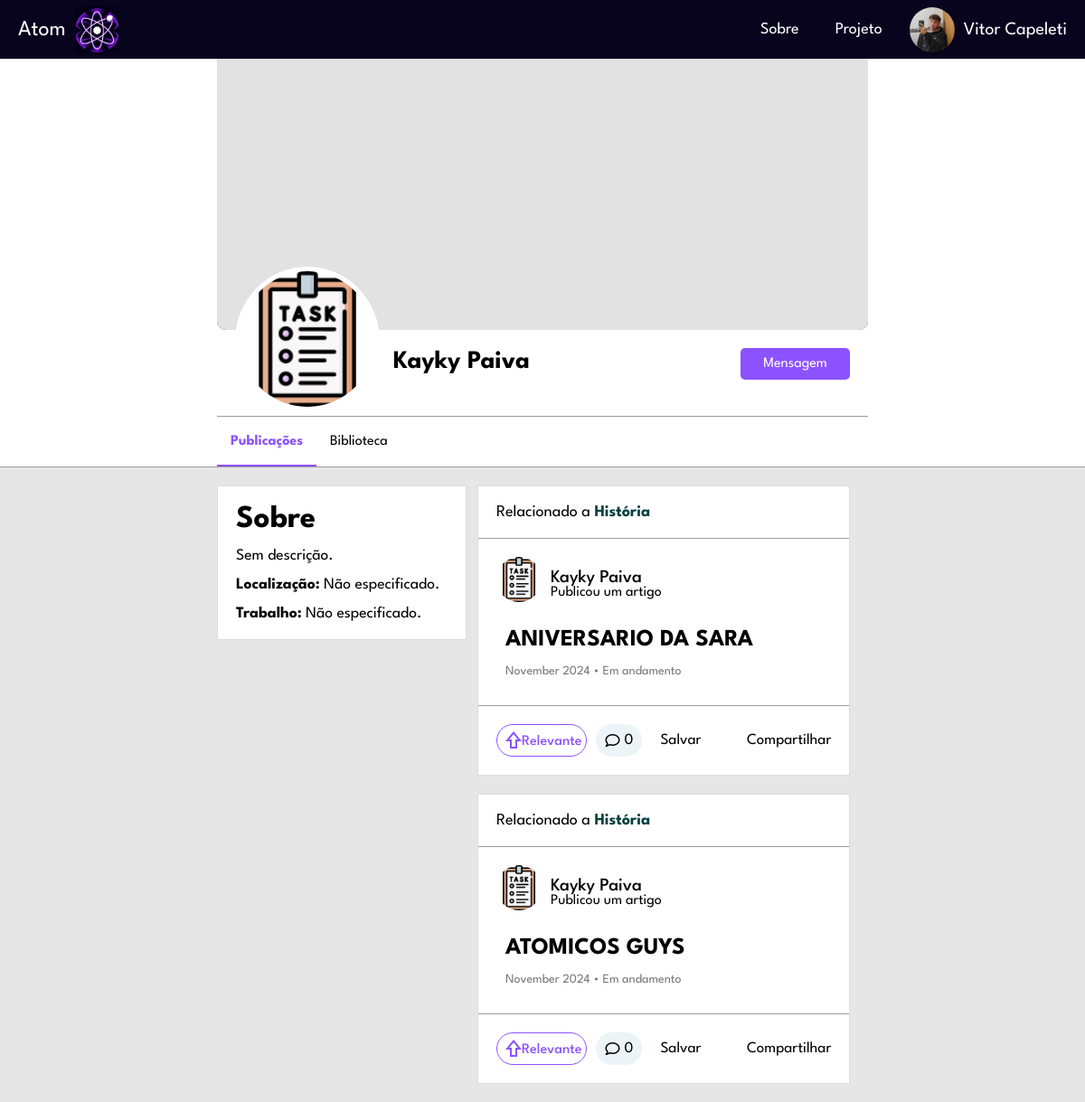
Screenshot of /view/perfil.php?token=10f30d689b97cbe5f0a5b40fdebee2bd (signed in) with the database file from the repository.
### tables this page shows
CREATE TABLE `usuario` (
  `USU_INT_ID` int(11) NOT NULL,
  `USU_VAR_NAME` varchar(50) NOT NULL,
  `USU_VAR_EMAIL` varchar(100) NOT NULL,
  `USU_VAR_PASSWORD` varchar(255) NOT NULL,
  `USU_VAR_IMGPERFIL` varchar(255) DEFAULT NULL,
  `USU_VAR_IMGBACK` varchar(255) DEFAULT NULL,
  `USU_VAR_DESC` varchar(255) DEFAULT NULL,
  `USU_VAR_CIDADE` varchar(50) DEFAULT NULL,
  `USU_VAR_OCUPACAO` varchar(50) DEFAULT NULL
);

CREATE TABLE `artigo` (
  `ART_INT_ID` int(11) NOT NULL,
  `ART_VAR_TITULO` varchar(250) NOT NULL,
  `ART_VAR_DESCRICAO` varchar(2000) NOT NULL,
  `ART_VAR_CATEGORIA` varchar(50) NOT NULL,
  `ART_VAR_STATUS` varchar(12) NOT NULL,
  `ART_VAR_ARQUIVO` varchar(500) NOT NULL,
  `USU_INT_ID` int(11) NOT NULL,
  `ART_DAT_POSTAGEM` datetime DEFAULT current_timestamp()
);

### view/php/ObterOuCriarToken.php (called while the page is built)
<?php
function obterOuCriarToken($conection, $tipo, $id) {
    if ($tipo === 'usuario') {
        $tabela = 'tokens_usuario';
        $colunaId = 'USU_INT_ID';
        $colunaToken = 'TOK_USU_VAR_TOK';
    } elseif ($tipo === 'artigo') {
        $tabela = 'tokens_artigo';
        $colunaId = 'ART_INT_ID';
        $colunaToken = 'TOK_ART_VAR_TOK';
    } else {
        throw new Exception("Tipo de token inválido.");
    }
    $queryToken = "SELECT $colunaToken FROM $tabela WHERE $colunaId = $id";
    $resultToken = mysqli_query($conection, $queryToken);
    if ($resultToken && mysqli_num_rows($resultToken) > 0) {
        $tokenData = mysqli_fetch_assoc($resultToken);
        return $tokenData[$colunaToken];
    } else {
        $token = bin2hex(random_bytes(16));
        $queryInsertToken = "INSERT INTO $tabela ($colunaToken, $colunaId) VALUES ('$token', $id)";
        mysqli_query($conection, $queryInsertToken);
        return $token;
    }
}
?>

### view/php/carregar_artigos_perfil.php (the view, shortened to what this page needs)
<?php
require_once('conection.php');
$userId = $_SESSION['id'];
function carregarArtigos($conection, $userId, $PerfilId) {
    $query = "SELECT a.ART_VAR_TITULO, a.ART_VAR_DESCRICAO, a.ART_VAR_CATEGORIA, a.ART_VAR_STATUS, a.ART_DAT_POSTAGEM,
                     u.USU_VAR_NAME, u.USU_VAR_IMGPERFIL, a.USU_INT_ID, a.ART_INT_ID,
                     (SELECT COUNT(*) FROM comentario WHERE ART_INT_ID = a.ART_INT_ID) AS num_comentarios,
                     (SELECT COUNT(*) FROM upvote WHERE UP_ART_INT_ID = a.ART_INT_ID) AS num_likes,
                     (SELECT COUNT(*) FROM upvote WHERE UP_USU_INT_ID = $userId AND UP_ART_INT_ID = a.ART_INT_ID) AS user_liked,
                     (SELECT COUNT(*) FROM salvar WHERE USU_INT_ID = $userId AND ART_INT_ID = a.ART_INT_ID) AS user_saved
              FROM artigo a
              JOIN usuario u ON a.USU_INT_ID = u.USU_INT_ID
          WHERE a.USU_INT_ID = $PerfilId
          ORDER BY a.ART_DAT_POSTAGEM DESC";
    $resultado = mysqli_query($conection, $query);
    if ($resultado && mysqli_num_rows($resultado) > 0) {
        while ($artigo = mysqli_fetch_assoc($resultado)) {
            $titulo = $artigo['ART_VAR_TITULO'];
            $categoria = $artigo['ART_VAR_CATEGORIA'];
            $status = $artigo['ART_VAR_STATUS'];
            $dataPostagem = $artigo['ART_DAT_POSTAGEM'];
            $nomeUsuario = $artigo['USU_VAR_NAME'];
            $idUsuario = $artigo['USU_INT_ID'];
            $idArtigo = $artigo['ART_INT_ID'];
            $numComentarios = $artigo['num_comentarios'];
            $numLikes = $artigo['num_likes'];
            $userLiked = $artigo['user_liked'];
            $userSaved = $artigo['user_saved'];
            require_once('ObterOuCriarToken.php');
            $tokenUser = obterOuCriarToken($conection, 'usuario', $idUsuario);
            $tokenArtigo = obterOuCriarToken($conection, 'artigo', $idArtigo);
            $fotoPerfil = $artigo['USU_VAR_IMGPERFIL'];
            $dataFormatada = strftime('%B %Y', strtotime($dataPostagem));
            $dataFormatada = ucfirst($dataFormatada);
            $likeButtonClass = $userLiked > 0 ? 'liked' : '';
            $likeButtonText = $userLiked > 0 ? "$numLikes" : "Relevante";
            $saveButtonText = $userSaved > 0 ? 'Em biblioteca' : 'Salvar';
            $saveButtonClass = $userSaved > 0 ? 'saved' : '';
            echo "
    <div class='bloco'>
        <div class='bloco-top'>
            <p>Relacionado a <strong>$categoria</strong></p>
        </div>
        <div class='bloco-mid'>
            <div class='cabecalho'>
                <a href='perfil.php?token=$tokenUser'>
                    <div class='foto1 user'>
                        <img src='$fotoPerfil' alt='Foto de perfil' class='user-photo'>
                    </div>
                </a>
                <div class='profile-artigo'>
                    <a href='perfil.php?token=$tokenUser'>
                        <div class='nome'>$nomeUsuario</div>
                    </a>
                    <p>Publicou um artigo</p>
                </div>
            </div>
            <div class='conteudo'>
                 <a href='artigo.php?token=$tokenArtigo'>$titulo</a>
                <br><br>
                <span>$dataFormatada &#8226; $status</span>
            </div>
        </div>
        <div class='bloco-bot'>
            <div class='rodape'>
                <div class='rod'>
                    <button class='relevante $likeButtonClass' onclick='toggleLike(this, $idArtigo)' data-article-id='$idArtigo'>
                        <span class='material-symbols-outlined like-icon'>shift</span>
                        <span class='like-count'>$likeButtonText</span>
                    </button>
                    <button id='goToComments' class='comentarios' onclick=\"window.location.href='artigo.php?token=$tokenArtigo#comments';\">
                        <i class='fa-regular fa-comment'></i>$numComentarios
                    </button>
                    <button class='botoes Salvar $saveButtonClass' data-artigo-id='$idArtigo'>$saveButtonText</button>
                </div>
                <div class='ape'>
                    <button class='openCompartilhar botoes' data-token-artigo='$tokenArtigo'>Compartilhar</button>
                </div>
            </div>
        </div>
    </div>";
        }
    } else {
        echo "<div class='bloco'><h1 style=' padding: 20px;'>Este usuário não possui artigos publicados.</h1></div>";
    }
}
carregarArtigos($conection, $userId, $PerfilId);
?>

### view/perfil.php (shortened to what this page needs)
<?php
include('../view/php/listar_compartilhar.php');
?>
<!DOCTYPE html>
<html lang="pt-BR">
<head>
    <link rel="stylesheet" href="css/perfil.css">
    <link rel="stylesheet" href="css/home.css">
    <link rel="stylesheet" href="css/artigo.css">
    <link rel="stylesheet" href="https://cdnjs.cloudflare.com/ajax/libs/font-awesome/6.6.0/css/all.min.css" />
</head>
<body>
    <nav>
        <ul>
            <li><a class="atom" href="home.php">Atom<img src="../view/img/logo3.png" alt=""></a></li>
            <li class="hideOnMobile"><a class="topic" href="../view/about.html">Sobre</a></li>
            <li class="hideOnMobile"><a class="topic" href="../view/project.html">Projeto</a></li>
            <li class="profile">
                <div id="profileDropdown" class="topic usuario">
                <div  id="profileDropdown" class="foto user-space">
                <?php   if (empty($_SESSION['ftperfil'])) {
                    $_SESSION['ftperfil'] = '../view/img/user.jpg';
                } echo '<img id="profileDropdown" src="' . $_SESSION['ftperfil'] . '" alt="">'; ?>
                </div>
               <?php echo $_SESSION['name'] ?>
            </div>
            </li>
        </ul>
    </nav>
         <div class="topo1">
            <div class="topo1-bloco">
               <?php require_once('../view/php/carregar_perfil_usuario.php') ?>
            </div>
        </div>
        <div class="tela espaco" id="publicacoes" style="display: flex;">
    <div class="tela-coluna">
        <div class="lado-esquerdo1">
            <div class="bloco">
                <div class="sobre">
                    <h1>Sobre</h1>
                    <div class="biografia"><br>
                    <p><?php echo $desc; ?></p></div>
                    <br><div class="localizacao">
                    <p><strong>Localização:</strong> <?php echo $cidade; ?></p>
                    </div>
                    <br><div class="trabalho">
                    <p><strong>Trabalho:</strong> <?php echo $ocupacao; ?></p>
                    </div>
                </div>
            </div>
        </div>
        <div class="lado-direito1">
            <div class="lista1">
                <?php include ('php/carregar_artigos_perfil.php') ?>
            </div>
        </div>
    </div>
</div>
</body>
</html>

### view/php/carregar_perfil_usuario.php (shortened to what this page needs)
<?php
require_once('conection.php');
if (isset($_GET['token'])) {
    $token = $_GET['token'];
    $sqlToken = "SELECT USU_INT_ID FROM tokens_usuario WHERE TOK_USU_VAR_TOK = ?";
    $stmtToken = $conection->prepare($sqlToken);
    $stmtToken->bind_param('s', $token);
    $stmtToken->execute();
    $resultToken = $stmtToken->get_result();
    if ($resultToken->num_rows > 0) {
        $usuario = $resultToken->fetch_assoc();
        $PerfilId = $usuario['USU_INT_ID'];
       $sqlUsuario = "SELECT USU_INT_ID, USU_VAR_NAME, USU_VAR_IMGPERFIL, USU_VAR_IMGBACK, USU_VAR_DESC, USU_VAR_CIDADE, USU_VAR_OCUPACAO
        FROM usuario
        WHERE USU_INT_ID = ?";
        $stsmtUsuario = $conection->prepare($sqlUsuario);
        $stsmtUsuario->bind_param('i', $PerfilId);
        $stsmtUsuario->execute();
        $resultUsuario = $stsmtUsuario->get_result();
        if ($resultUsuario->num_rows > 0) {
            $usuario = $resultUsuario->fetch_assoc();
            $idUsuario = $usuario['USU_INT_ID'];
            $nome = $usuario['USU_VAR_NAME'];
            $FotoPerfil = !empty($usuario['USU_VAR_IMGPERFIL']) ? $usuario['USU_VAR_IMGPERFIL'] : '../view/img/user.jpg';
            $FotoBanner = !empty($usuario['USU_VAR_IMGBACK']) ? $usuario['USU_VAR_IMGBACK'] : '../view/img/background-default.png';
            $desc = !empty($usuario['USU_VAR_DESC']) ? $usuario['USU_VAR_DESC'] : 'Sem descrição.';
            $cidade = !empty($usuario['USU_VAR_CIDADE']) ? $usuario['USU_VAR_CIDADE'] : 'Não especificado.';
            $ocupacao = !empty($usuario['USU_VAR_OCUPACAO']) ? $usuario['USU_VAR_OCUPACAO'] : 'Não especificado.';
            require_once('ObterOuCriarToken.php');
            $tokenUser = obterOuCriarToken($conection, 'usuario', $idUsuario);
                    echo '<div class="cover-photo">
                <img src="' . $FotoBanner . '">
            </div>
            <div class="profile-info">
                <div class="profile-picture">
                    <img src="' . $FotoPerfil . '" alt="Foto de Perfil">
                </div>
                <div class="profile-name">
                    <h1>' . $nome . '</h1>
                   <div class="seguintes">';
                 echo '   </div>
               </div>
                <div class="profile-actions">';
                 echo   '<a href="chat.php?token='. $tokenUser .'"><button class="btn msg">Mensagem</button></a>
                </div>
            </div>
             <div class="profile-navigation">
                <div class="opcao marcada" id="publicacoesBtn">Publicações</div>
                <div class="opcao selecionar" id="bibliotecaBtn">Biblioteca</div>
            </div>';
        } else {
            echo "Usuário não encontrado.";
        }
    } else {
        echo "Token inválido.";
    }
} else {
    echo "Parâmetros inválidos.";
    exit();
}
?>

### view/css/perfil.css (style rules this page uses)
.topo1 { width: 100%; background-color: #fff; justify-content: center; display: flex; border-bottom: 1px solid rgb(156, 156, 156); }
.topo1-bloco { width: 60%; }
.cover-photo { width: 100%; height: 300px; background-color: #a11c1c; border-bottom-left-radius: 10px; border-bottom-right-radius: 10px; }
.cover-photo img { width: 100%; height: 300px; background-color: #e2e2e2; border-bottom-left-radius: 10px; border-bottom-right-radius: 10px; object-fit: cover; display: none; }
.cover-photo img[src] { display: block; }
.profile-info { display: flex; align-items: center; padding: 15px; background-color: white; position: relative; margin-bottom: 20px; }
.profile-picture { position: absolute; top: -70px; left: 20px; border-radius: 50%; overflow: hidden; border: 5px solid white; background-color: #fff; }
.profile-picture img { width: 150px; height: 150px; object-fit: cover; border-radius: 50%; }
.profile-name { margin-left: 180px; }
.profile-name h1 { font-size: 28px; margin-bottom: 5px; }
.profile-actions { margin-left: auto; }
.profile-actions .btn { background-color: #8c52ff; color: white; border: none; margin: 5px; border-radius: 5px; cursor: pointer; padding: 10px 25px; font-size: 16px; }
.profile-navigation { background-color: white; border-top: 1px solid rgb(156, 156, 156); display: flex; padding: 5px 0 5px 0; }
.opcao { padding: 15px; font-size: 16px; }
.marcada { padding: 15px; font-size: 16px; color: #8c52ff; font-weight: bold; border-bottom: 2px solid #8c52ff; margin-bottom: -5px; }
.sobre { padding: 20px; font-size: 17.5px; box-sizing: border-box; }
.biografia { text-align: justify; box-sizing: border-box; word-wrap: break-word; overflow-wrap: break-word; }
.tela-coluna { width: 60%; display: flex; }
.lado-esquerdo1 { width: 40%; }
.lado-direito1 { width: 60%; }
.lista1 { display: flex; flex-direction: column; }
.espaco { margin-top: 20px; display: flex; justify-content: center; }

### view/css/artigo.css (style rules this page uses)
html { scroll-behavior: smooth; }

### rows the page displays
usuario: USU_VAR_IMGPERFIL (picture), USU_VAR_NAME "Kayky Paiva", USU_VAR_DESC "Sem descrição.", USU_VAR_CIDADE "Não especificado.", USU_VAR_OCUPACAO "Não especificado."
artigo: ART_VAR_CATEGORIA "História", USU_INT_ID.USU_VAR_IMGPERFIL (picture), USU_INT_ID.USU_VAR_NAME "Kayky Paiva", ART_VAR_TITULO "ANIVERSARIO DA SARA", ART_DAT_POSTAGEM "November 2024", ART_VAR_STATUS "Em andamento", likeButtonText "Relevante", numComentarios "0", saveButtonText "Salvar"
artigo: ART_VAR_CATEGORIA "História", USU_INT_ID.USU_VAR_IMGPERFIL (picture), USU_INT_ID.USU_VAR_NAME "Kayky Paiva", ART_VAR_TITULO "ATOMICOS GUYS", ART_DAT_POSTAGEM "November 2024", ART_VAR_STATUS "Em andamento", likeButtonText "Relevante", numComentarios "0", saveButtonText "Salvar"

### other values shown
$_SESSION['name'] "Vitor Capeleti"
